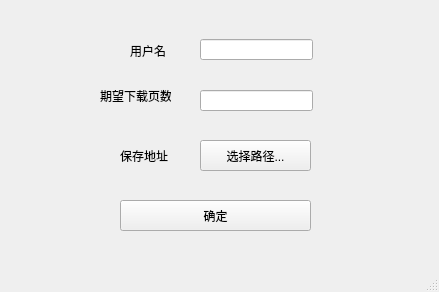
<?xml version="1.0" encoding="UTF-8"?>
<ui version="4.0">
 <class>Fetch</class>
 <widget class="QMainWindow" name="Fetch">
  <property name="geometry">
   <rect>
    <x>0</x>
    <y>0</y>
    <width>439</width>
    <height>292</height>
   </rect>
  </property>
  <property name="windowTitle">
   <string>MainWindow</string>
  </property>
  <widget class="QWidget" name="centralwidget">
   <widget class="QLabel" name="label">
    <property name="geometry">
     <rect>
      <x>130</x>
      <y>40</y>
      <width>61</width>
      <height>21</height>
     </rect>
    </property>
    <property name="text">
     <string>用户名</string>
    </property>
   </widget>
   <widget class="QLabel" name="label_2">
    <property name="geometry">
     <rect>
      <x>120</x>
      <y>140</y>
      <width>71</width>
      <height>31</height>
     </rect>
    </property>
    <property name="text">
     <string>保存地址</string>
    </property>
   </widget>
   <widget class="QLineEdit" name="lineEdit">
    <property name="geometry">
     <rect>
      <x>200</x>
      <y>39</y>
      <width>113</width>
      <height>21</height>
     </rect>
    </property>
   </widget>
   <widget class="QPushButton" name="pushButton">
    <property name="geometry">
     <rect>
      <x>200</x>
      <y>140</y>
      <width>111</width>
      <height>31</height>
     </rect>
    </property>
    <property name="text">
     <string>选择路径...</string>
    </property>
   </widget>
   <widget class="QPushButton" name="pushButton_2">
    <property name="geometry">
     <rect>
      <x>120</x>
      <y>200</y>
      <width>191</width>
      <height>31</height>
     </rect>
    </property>
    <property name="text">
     <string>确定</string>
    </property>
   </widget>
   <widget class="QLineEdit" name="lineEdit_2">
    <property name="geometry">
     <rect>
      <x>200</x>
      <y>90</y>
      <width>113</width>
      <height>21</height>
     </rect>
    </property>
   </widget>
   <widget class="QLabel" name="label_3">
    <property name="geometry">
     <rect>
      <x>100</x>
      <y>80</y>
      <width>71</width>
      <height>31</height>
     </rect>
    </property>
    <property name="text">
     <string>期望下载页数</string>
    </property>
   </widget>
  </widget>
  <widget class="QMenuBar" name="menubar">
   <property name="geometry">
    <rect>
     <x>0</x>
     <y>0</y>
     <width>439</width>
     <height>23</height>
    </rect>
   </property>
  </widget>
  <widget class="QStatusBar" name="statusbar"/>
 </widget>
 <resources/>
 <connections/>
</ui>
